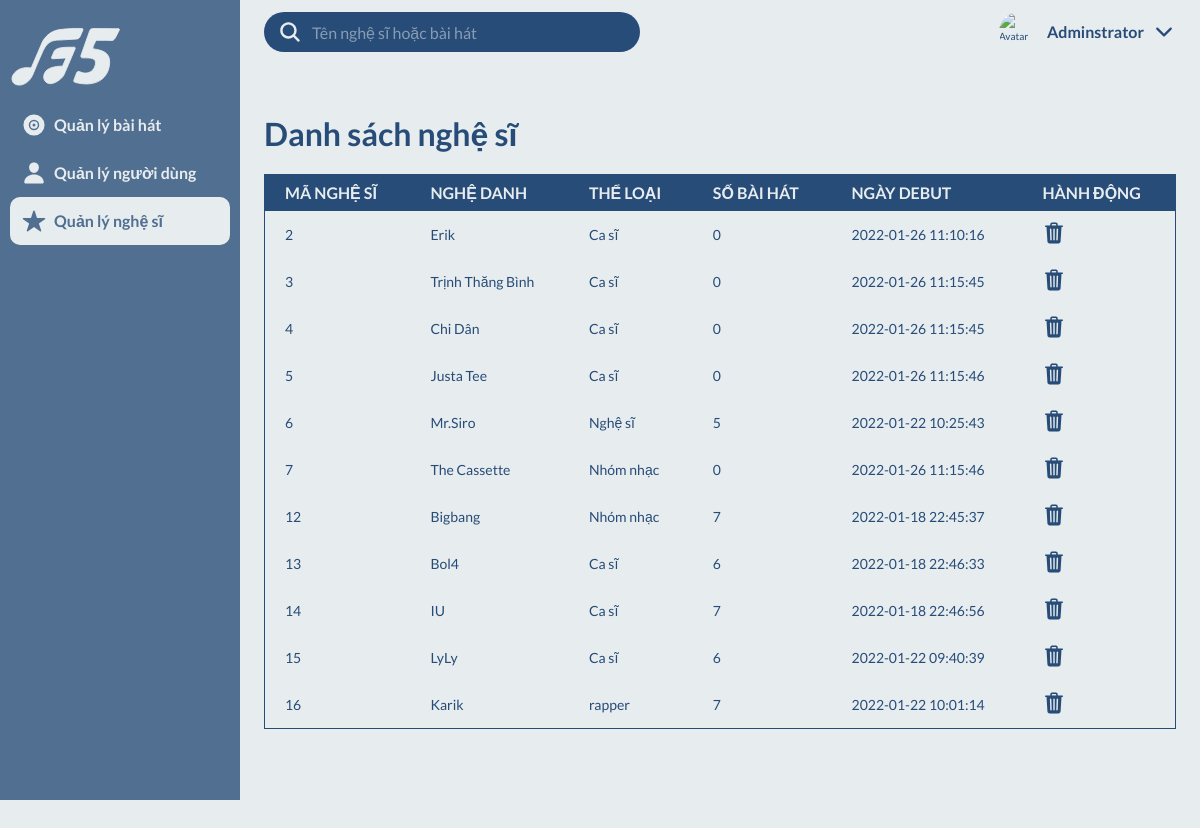
The page /manage_artists.php (signed in) on the database its author committed.
### tables this page shows
CREATE TABLE `users` (
  `id` int(30) NOT NULL,
  `stagename` varchar(255) NOT NULL,
  `username` varchar(50) NOT NULL,
  `password` text NOT NULL,
  `type` int(1) NOT NULL DEFAULT 2,
  `date_created` datetime NOT NULL DEFAULT current_timestamp(),
  `image` varchar(100) DEFAULT NULL,
  `occupation` varchar(255) NOT NULL
);

### manage_artists.php (the view, shortened to what this page needs)
<!DOCTYPE html>
<html lang="en">
    <head>
        <link rel="stylesheet" href="./css/base.css" />
        <link rel="stylesheet" href="./css/app.css" />
        <link rel="stylesheet" href="./css/search.css" />
        <link rel="stylesheet" href="./css/table.css" />
    </head>
    <body>
        <div class="grid">
            <div class="sidebar">
                <img src="./assets/Logo F5.svg" alt="" class="logo" />
                <nav class="nav">
                    <ul class="nav-top">
                        <li class="nav-item">
                            <a href="manage_songs.php" class="nav-link">
                                <ion-icon name="disc"></ion-icon>Quản lý bài hát
                            </a>
                        </li>
                        <li class="nav-item">
                            <a href="manage_users.php" class="nav-link">
                                <ion-icon name="person"></ion-icon>Quản lý người dùng
                            </a>
                        </li>
                        <li class="nav-item">
                            <a href="manage_artists.php" class="nav-link selected">
                                <ion-icon name="star"></ion-icon>Quản lý nghệ sĩ
                            </a>
                        </li>
                    </ul>
                </nav>
            </div>
            <header class="header">
                <form action="search.php" method="post" class="search-engine">
                    <ion-icon name="search"></ion-icon>
                    <input
                        type="text" name="search1" id="search"
                        class="search-input"
                        placeholder="Tên nghệ sĩ hoặc bài hát" autocomplete="off" required
                    />
                </form>
                <?php if(isset($_SESSION['currAdmin'])){?>
                <div class="user">
                    <img
                        src="<?='./assets/avatar/'.$_SESSION['path']?>"
                        alt="Avatar"
                        class="user-avatar"
                    />
                    <span class="user-name"><?=$_SESSION['name']?></span>
                    <ion-icon name="chevron-down-outline"></ion-icon>
                </div>
                <?php }?>
            </header>
            <main class="main" >
                <h1 class="table-title">Danh sách nghệ sĩ</h1>
                <table id = "songs">
                    <thead>
                        <tr>
                            <th>Mã Nghệ Sĩ</th>
                            <th>Nghệ Danh</th>
                            <th>Thể Loại</th>
                            <th>Số Bài Hát</th>
                            <th>Ngày Debut</th>
                            <th>Hành Động</th>
                        </tr>
                    </thead>
                <?php
                    include 'db_connect.php';
                    $sql_song = "SELECT * FROM users where type=3";
                    $result_song = mysqli_query($conn, $sql_song);
                    while($row=mysqli_fetch_array($result_song)){
                ?>
                    <tbody>
                        <tr>
                        <td><?php echo $row['id']; ?></td>
                        <td>
                            <?php echo $row['stagename']; ?>
                        </td>
                        <td><?php echo $row['occupation']; ?></td>
                        <td>
                            <?php
                                $user_id = $row['id'];
                                $sql = "SELECT COUNT(*) FROM songs WHERE user_id = $user_id;";
                                $result = mysqli_query($conn, $sql);
                                $row1=mysqli_fetch_array($result);
                                echo $row1[0];
                            ?>
                        </td>
                         <td><?php echo $row['date_created']; ?></td>
                        <td>
                            <a href="delete_artist.php?id=<?php echo $row['id']; ?>">
                                <ion-icon name="trash"></ion-icon>
                            </a>
                        </td>
                    </tr>
                    </tbody>
                <?php
                    }
                ?>
                </table>
            </main>
    </body>
</html>

### css/base.css (style rules this page uses)
:root { --primary-color: #274c77; --secondary-color: #e7ecef; --half-secondary-color: #516f91; --brigde: 8px; }
*, *:after, *:before { box-sizing: inherit; margin: 0; padding: 0; }
html { font-size: 62.5%; line-height: 1.6rem; font-family: "Lato", sans-serif; box-sizing: border-box; }
body { height: 100vh; background-color: var(--secondary-color); }
ion-icon { font-size: 2.4rem; cursor: pointer; }
a { color: unset; text-decoration: none; transition: all 0.25s ease; }
input, button, textarea { font-family: "Lato", sans-serif; }
li { list-style: none; }
.logo { width: 50%; }
.grid { display: grid; min-height: 100vh; grid-gap: 0; grid-template-columns: minmax(12rem, 24rem) repeat(11, 1fr); grid-template-rows: repeat(12, 1fr); }
.sidebar { grid-row-start: 1; grid-row-end: 13; }
.header { grid-area: 1/2/2/13; }
.main { grid-area: 2/2/11/13; }
.user:after { content: ""; position: absolute; top: 100%; right: 0; left: 0; height: var(--brigde); }

### css/app.css (style rules this page uses)
.sidebar { display: flex; flex-direction: column; position: fixed; z-index: 99; width: 24rem; background-color: var(--half-secondary-color); padding: 1rem; height: 100vh; }
.nav { display: flex; flex-direction: column; justify-content: space-between; flex-grow: 1; margin-bottom: 99px; }
.nav-link { display: flex; align-items: center; gap: 8px; font-size: 1.6rem; padding: 1.2rem; font-weight: 600; color: var(--secondary-color); }
.selected { background-color: var(--secondary-color); color: var(--half-secondary-color); border-radius: 1rem; }
.header { --gap: 2.4rem; position: fixed; z-index: 99; top: 0; right: 0; left: 24rem; display: flex; justify-content: space-between; height: 64px; padding: 1.2rem var(--gap); background-color: var(--secondary-color); }
.search-engine { position: relative; display: flex; align-items: center; gap: 1rem; max-width: 376px; width: 100%; background-color: var(--primary-color); color: var(--secondary-color); padding: 0.8rem 1.4rem; border-radius: 3rem; }
.search-input { flex-grow: 1; background-color: transparent; color: var(--secondary-color); font-size: 1.6rem; border: 0; outline: none; }
.search-input::placeholder { opacity: 0.5; color: var(--secondary-color); }
.user { display: flex; align-items: center; gap: 8px; color: var(--primary-color); position: absolute; right: var(--gap); cursor: pointer; }
.user-avatar { flex-shrink: 0; width: 4rem; height: 4rem; border-radius: 50%; object-fit: cover; }
.user-name { color: var(--primary-color); font-size: 1.6rem; font-weight: 600; }
.main { height: auto; padding: 1.2rem 2.4rem; }

### css/table.css (style rules this page uses)
table { font-family: "Lato", sans-serif; color: var(--primary-color); border-collapse: collapse; text-align: left; width: 100%; border: 1px solid var(--primary-color); }
table tr { background: var(--secondary-color); }
table th { font-size: 1.6rem; font-weight: bold; text-transform: uppercase; padding: 10px 20px; background-color: var(--primary-color); color: var(--secondary-color); }
table td { font-size: 1.4rem; padding: 10px 20px; }
.table-title { font-size: 3.2rem; color: var(--primary-color); margin: 4rem 0 3.2rem; }

### rows shown on the page
users: id "2", stagename "Erik", occupation "Ca sĩ", row1 "0", date_created "2022-01-26 11:10:16"
users: id "3", stagename "Trịnh Thăng Bình", occupation "Ca sĩ", row1 "0", date_created "2022-01-26 11:15:45"
users: id "4", stagename "Chi Dân", occupation "Ca sĩ", row1 "0", date_created "2022-01-26 11:15:45"
users: id "5", stagename "Justa Tee", occupation "Ca sĩ", row1 "0", date_created "2022-01-26 11:15:46"
users: id "6", stagename "Mr.Siro", occupation "Nghệ sĩ", row1 "5", date_created "2022-01-22 10:25:43"
users: id "7", stagename "The Cassette", occupation "Nhóm nhạc", row1 "0", date_created "2022-01-26 11:15:46"
users: id "12", stagename "Bigbang", occupation "Nhóm nhạc", row1 "7", date_created "2022-01-18 22:45:37"
users: id "13", stagename "Bol4", occupation "Ca sĩ", row1 "6", date_created "2022-01-18 22:46:33"
users: id "14", stagename "IU", occupation "Ca sĩ", row1 "7", date_created "2022-01-18 22:46:56"
users: id "15", stagename "LyLy", occupation "Ca sĩ", row1 "6", date_created "2022-01-22 09:40:39"
users: id "16", stagename "Karik", occupation "rapper", row1 "7", date_created "2022-01-22 10:01:14"

### other values the page prints
$_SESSION['name'] "Adminstrator"
